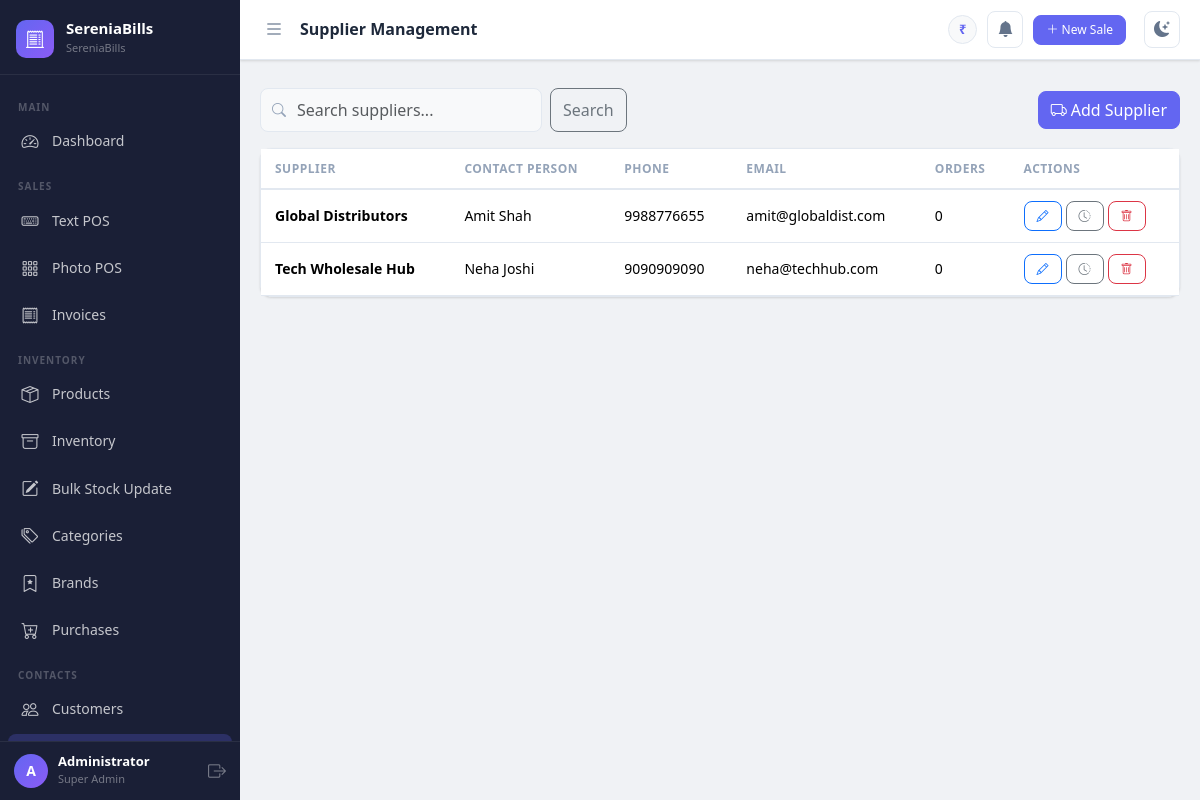
Screenshot of /suppliers (signed in) with the database file from the repository.
### app.py (models this page shows, shortened)
class Settings(db.Model):
    __tablename__ = 'settings'
    id = db.Column(db.Integer, primary_key=True)
    company_name = db.Column(db.String(150), default='SereniaBills')
    logo = db.Column(db.String(255))
    gst_number = db.Column(db.String(50))
    address = db.Column(db.String(255))
    phone = db.Column(db.String(20))
    email = db.Column(db.String(120))
    currency_symbol = db.Column(db.String(10), default='₹')
    invoice_prefix = db.Column(db.String(10), default='INV-')
    default_tax_rate = db.Column(db.Float, default=0)
    theme = db.Column(db.String(20), default='light')
    next_invoice_number = db.Column(db.Integer, default=1)

class User(UserMixin, db.Model):
    __tablename__ = 'users'
    id = db.Column(db.Integer, primary_key=True)
    username = db.Column(db.String(80), unique=True, nullable=False)
    email = db.Column(db.String(120), unique=True)
    password_hash = db.Column(db.String(255), nullable=False)
    full_name = db.Column(db.String(120))
    role_id = db.Column(db.Integer, db.ForeignKey('roles.id'), nullable=False)
    active = db.Column(db.Boolean, default=True)
    created_at = db.Column(db.DateTime, default=datetime.utcnow)
    def is_super_admin(self):
        return self.role and self.role.name == 'super_admin'

class Role(db.Model):
    __tablename__ = 'roles'
    id = db.Column(db.Integer, primary_key=True)
    name = db.Column(db.String(50), unique=True, nullable=False)  # super_admin, staff
    description = db.Column(db.String(255))
    users = db.relationship('User', backref='role', lazy=True)

class Supplier(db.Model):
    __tablename__ = 'suppliers'
    id = db.Column(db.Integer, primary_key=True)
    name = db.Column(db.String(150), nullable=False)
    contact_person = db.Column(db.String(120))
    phone = db.Column(db.String(20))
    email = db.Column(db.String(120))
    address = db.Column(db.String(255))
    notes = db.Column(db.Text)
    created_at = db.Column(db.DateTime, default=datetime.utcnow)
    purchases = db.relationship('Purchase', backref='supplier', lazy=True)

### app.py (the view)
@app.route('/suppliers')
@login_required
def suppliers():
    search = request.args.get('search', '')
    query = Supplier.query
    if search:
        query = query.filter(Supplier.name.ilike(f'%{search}%'))
    supplier_list = query.order_by(Supplier.name).all()
    return render_template('suppliers.html', suppliers=supplier_list, search=search)

### app.py (called while the page is built)
@login_manager.user_loader
def load_user(user_id):
    return User.query.get(int(user_id))

def get_settings():
    settings = Settings.query.first()
    if not settings:
        settings = Settings()
        db.session.add(settings)
        db.session.commit()
    return settings

@app.context_processor
def inject_globals():
    return dict(settings=get_settings(), now=datetime.utcnow())

### templates/suppliers.html (shortened to what this page needs)
{% extends "base.html" %}
{% block page_title %}Supplier Management{% endblock %}
{% block content %}
<div class="d-flex justify-content-between align-items-center mb-3 flex-wrap gap-2">
  <form method="GET" class="d-flex gap-2">
    <div class="pos-search-bar"><i class="bi bi-search"></i><input name="search" class="form-control" placeholder="Search suppliers..." value="{{ search }}" style="min-width:220px"></div>
    <button class="btn btn-outline-secondary" type="submit">Search</button>
  </form>
  <a href="{{ url_for('add_supplier') }}" class="btn btn-primary"><i class="bi bi-truck me-1"></i>Add Supplier</a>
</div>
<div class="card"><div class="card-body p-0"><div class="table-responsive">
  <table class="table mb-0">
    <thead><tr><th>Supplier</th><th>Contact Person</th><th>Phone</th><th>Email</th><th>Orders</th><th>Actions</th></tr></thead>
    <tbody>
      {% for s in suppliers %}
      <tr>
        <td class="fw-bold">{{ s.name }}</td>
        <td>{{ s.contact_person or '—' }}</td>
        <td>{{ s.phone or '—' }}</td>
        <td>{{ s.email or '—' }}</td>
        <td>{{ s.purchases|length }}</td>
        <td><div class="d-flex gap-1">
          <a href="{{ url_for('edit_supplier', supplier_id=s.id) }}" class="btn btn-sm btn-outline-primary"><i class="bi bi-pencil"></i></a>
          <a href="{{ url_for('supplier_history', supplier_id=s.id) }}" class="btn btn-sm btn-outline-secondary"><i class="bi bi-clock-history"></i></a>
          {% if current_user.is_super_admin() %}
          <form method="POST" action="{{ url_for('delete_supplier', supplier_id=s.id) }}" onsubmit="return confirm('Delete supplier?')">
            <button class="btn btn-sm btn-outline-danger"><i class="bi bi-trash"></i></button>
          </form>
          {% endif %}
        </div></td>
      </tr>
      {% else %}
      <tr><td colspan="6"><div class="empty-state"><i class="bi bi-truck"></i><p>No suppliers yet.</p></div></td></tr>
      {% endfor %}
    </tbody>
  </table>
</div></div></div>
{% endblock %}

### templates/base.html (shortened to what this page needs)
<!DOCTYPE html>
<html lang="en" data-theme="{{ settings.theme }}">
<head>
    <link rel="stylesheet" href="https://cdn.jsdelivr.net/npm/bootstrap@5.3.2/dist/css/bootstrap.min.css">
    <link rel="stylesheet" href="https://cdn.jsdelivr.net/npm/bootstrap-icons@1.11.3/font/bootstrap-icons.css">
    <link rel="stylesheet" href="{{ url_for('static', filename='css/main.css') }}">
</head>
<body>
<div class="sb-wrapper">
  <nav id="sidebar" class="sb-sidebar">
    <div class="sb-brand">
      {% if settings.logo %}
        <img src="{{ url_for('static', filename='uploads/' + settings.logo) }}" class="sb-logo-img" alt="Logo">
      {% else %}
        <div class="sb-logo-icon"><i class="bi bi-receipt-cutoff"></i></div>
      {% endif %}
      <div class="sb-brand-text">
        <span class="sb-brand-name">SereniaBills</span>
        <span class="sb-brand-tagline">{{ settings.company_name }}</span>
      </div>
    </div>
    <div class="sb-nav">
      <div class="sb-section-label">Main</div>
      <a href="{{ url_for('dashboard') }}" class="sb-link {% if request.endpoint == 'dashboard' %}active{% endif %}">
        <i class="bi bi-speedometer2"></i><span>Dashboard</span>
      </a>
      <div class="sb-section-label">Sales</div>
      <a href="{{ url_for('pos_text') }}" class="sb-link {% if request.endpoint == 'pos_text' %}active{% endif %}">
        <i class="bi bi-keyboard"></i><span>Text POS</span>
      </a>
      <a href="{{ url_for('pos_photo') }}" class="sb-link {% if request.endpoint == 'pos_photo' %}active{% endif %}">
        <i class="bi bi-grid-3x3-gap"></i><span>Photo POS</span>
      </a>
      <a href="{{ url_for('invoices') }}" class="sb-link {% if request.endpoint == 'invoices' %}active{% endif %}">
        <i class="bi bi-receipt"></i><span>Invoices</span>
      </a>
      <div class="sb-section-label">Inventory</div>
      <a href="{{ url_for('products') }}" class="sb-link {% if request.endpoint in ['products','add_product','edit_product'] %}active{% endif %}">
        <i class="bi bi-box-seam"></i><span>Products</span>
      </a>
      <a href="{{ url_for('inventory') }}" class="sb-link {% if request.endpoint == 'inventory' %}active{% endif %}">
        <i class="bi bi-archive"></i><span>Inventory</span>
      </a>
      <a href="{{ url_for('bulk_stock_update') }}" class="sb-link {% if request.endpoint == 'bulk_stock_update' %}active{% endif %}">
        <i class="bi bi-pencil-square"></i><span>Bulk Stock Update</span>
      </a>
      <a href="{{ url_for('categories') }}" class="sb-link {% if request.endpoint == 'categories' %}active{% endif %}">
        <i class="bi bi-tags"></i><span>Categories</span>
      </a>
      <a href="{{ url_for('brands') }}" class="sb-link {% if request.endpoint == 'brands' %}active{% endif %}">
        <i class="bi bi-bookmark-star"></i><span>Brands</span>
      </a>
      <a href="{{ url_for('purchases') }}" class="sb-link {% if request.endpoint in ['purchases','add_purchase'] %}active{% endif %}">
        <i class="bi bi-cart-plus"></i><span>Purchases</span>
      </a>
      <div class="sb-section-label">Contacts</div>
      <a href="{{ url_for('customers') }}" class="sb-link {% if 'customer' in request.endpoint %}active{% endif %}">
        <i class="bi bi-people"></i><span>Customers</span>
      </a>
      <a href="{{ url_for('suppliers') }}" class="sb-link {% if 'supplier' in request.endpoint %}active{% endif %}">
      </a>
    </div>
    <div class="sb-footer">
      <div class="sb-user-info">
        <div class="sb-user-avatar">{{ current_user.username[0].upper() }}</div>
        <div>
          <div class="sb-user-name">{{ current_user.full_name or current_user.username }}</div>
          <div class="sb-user-role">{{ current_user.role.name.replace('_',' ').title() }}</div>
        </div>
      </div>
      <a href="{{ url_for('logout') }}" class="sb-logout" title="Logout"><i class="bi bi-box-arrow-right"></i></a>
    </div>
  </nav>
  <div class="sb-content" id="sbContent">
    <div class="sb-topbar">
      <button class="sb-toggle-btn" id="sidebarToggle" onclick="toggleSidebar()">
        <i class="bi bi-list"></i>
      </button>
      <div class="sb-topbar-title">{% block page_title %}{% endblock %}</div>
      <div class="sb-topbar-right">
        <span class="sb-currency-badge">{{ settings.currency_symbol }}</span>
        <div class="position-relative" id="alertBellWrap" style="cursor:pointer" onclick="toggleAlertDropdown()">
          <button class="sb-theme-btn" title="Stock Alerts">
            <i class="bi bi-bell-fill" id="bellIcon"></i>
          </button>
        </div>
        <a href="{{ url_for('pos_text') }}" class="btn btn-sm btn-primary me-2">
          <i class="bi bi-plus-lg"></i> New Sale
        </a>
        <button class="sb-theme-btn" onclick="toggleTheme()" title="Toggle Dark/Light">
          <i class="bi bi-moon-stars-fill" id="themeIcon"></i>
        </button>
      </div>
    </div>
    <div class="px-3 pt-2">
    </div>
    <div class="sb-main-content">
      {% block content %}{% endblock %}
    </div>
  </div>
</div>
</body>
</html>

### rows the page displays
Settings: company_name "SereniaBills", currency_symbol "₹"
User: username "A", full_name "Administrator"
Role: role.name.replace "Super Admin"
Supplier: name "Global Distributors", contact_person "Amit Shah", phone "9988776655", email "amit@globaldist.com", purchases|length "0"
Supplier: name "Tech Wholesale Hub", contact_person "Neha Joshi", phone "9090909090", email "neha@techhub.com", purchases|length "0"
